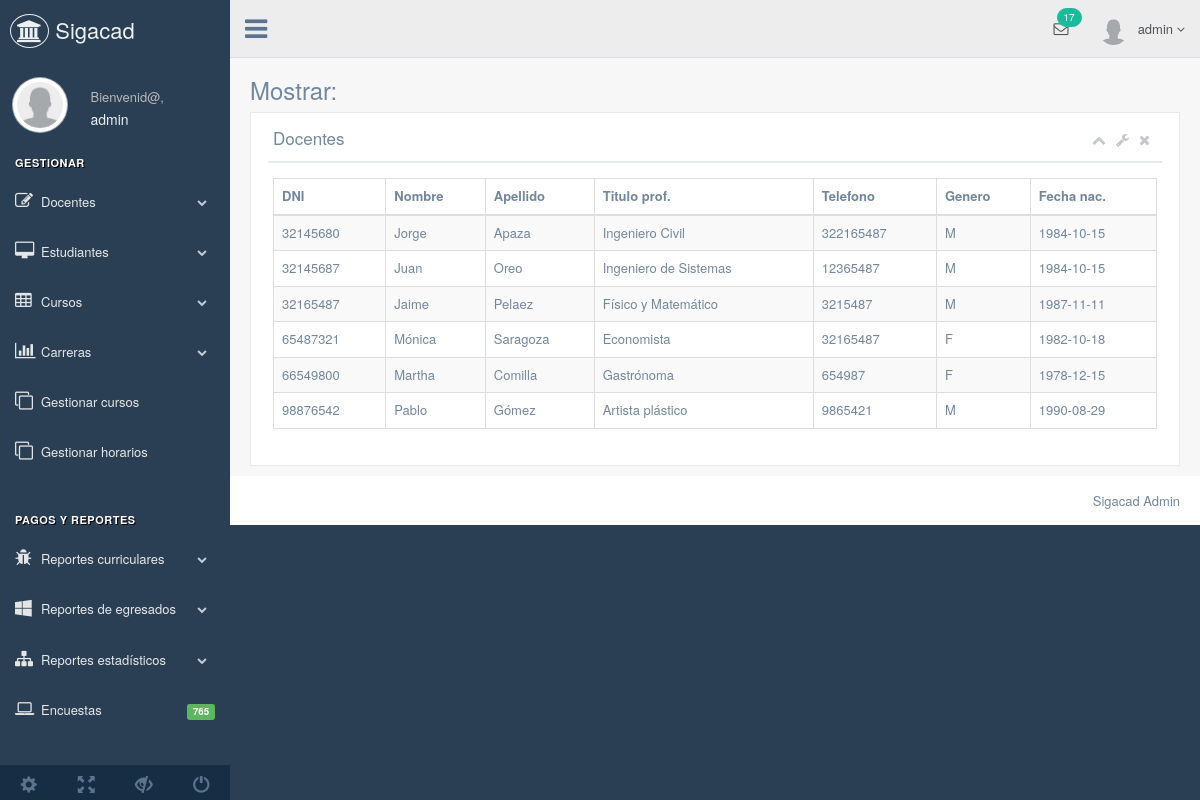
Page /views/docentes.view.php (signed in) on the committed database.
### tables this page shows
create table administradores (

  dni char(8) not null,
  username varchar(45) not null,
  password varchar(45) not null,

  primary key (dni)

);

create table docentes (

  dni          char(8)     not null,
  p_nombre     varchar(45) not null,
  s_nombre     varchar(45) not null,
  apellido_p   varchar(45) not null,
  apellido_m   varchar(45) not null,
  titulo_prof  varchar(45) not null,
  genero       char(1)     not null,
  fecha_nac    date        not null,
  telefono     varchar(9)  not null,
  correo       varchar(45),
  direccion    varchar(45),
  password     varchar(150),

  primary key (dni)

);

### models/Login.php (called while the page is built, shortened)
<?php
class Login extends Conectar
{
    public static function consulta ($consulta){
        $conexion_db = new mysqli(HOST,USER_NAME,PASS,DB_NAME);
        $resultado = $conexion_db->query($consulta);
        return $resultado;
    }
}

### models/Docente.php (called while the page is built, shortened)
<?php
class Docente extends Conectar
{
    public static function get_all (){
        $consulta = "select * from docentes";
        $conexion_db = new mysqli(HOST,USER_NAME,PASS,DB_NAME);
        $resultado = $conexion_db->query($consulta);
        return $resultado;
    }
}

### views/docentes.view.php (the view, shortened to what this page needs)
<?php
require "sidebar.view.php";
require "header.view.php";
require "../models/Docente.php";
?>
<div class="right_col" role="main">
    <div class="">
        <div class="page-title">
            <div class="title_left">
                <h3>Mostrar:</h3>
            </div>
        </div>
        <div class="clearfix"></div>
        <div class="row">
            <div class="col-md-12 col-sm-12 col-xs-12">
                <div class="x_panel">
                    <div class="x_title">
                        <h2>Docentes</h2>
                        <ul class="nav navbar-right panel_toolbox">
                            <li><a class="collapse-link"><i class="fa fa-chevron-up"></i></a>
                            </li>
                            <li class="dropdown">
                                <a href="#" class="dropdown-toggle" data-toggle="dropdown" role="button" aria-expanded="false"><i class="fa fa-wrench"></i></a>
                            </li>
                            <li><a class="close-link"><i class="fa fa-close"></i></a>
                            </li>
                        </ul>
                        <div class="clearfix"></div>
                    </div>
                    <div class="x_content">
                        <table id="datatable-buttons" class="table table-striped table-bordered">
                            <thead>
                            <tr>
                                <th>DNI</th>
                                <th>Nombre</th>
                                <th>Apellido</th>
                                <th>Titulo prof.</th>
                                <th>Telefono</th>
                                <th>Genero</th>
                                <th>Fecha nac.</th>
                            </tr>
                            </thead>
                            <tbody>
                            <?php
                            $datos_todos = Docente::get_all();
                            foreach ($datos_todos as $columna) {
                                echo "<tr>";
                                echo "<td>". $columna["dni"] . "</td>";
                                echo "<td>". utf8_encode($columna["p_nombre"]) . "</td>";
                                echo "<td>". utf8_encode($columna["apellido_p"]) . "</td>";
                                echo "<td>". utf8_encode($columna["titulo_prof"]) . "</td>";
                                echo "<td>". $columna["telefono"] . "</td>";
                                echo "<td>". $columna["genero"] . "</td>";
                                echo "<td>". $columna["fecha_nac"] . "</td>";
                                echo "</tr>";
                            }
                            ?>
                            </tbody>
                        </table>
                    </div>
                </div>
            </div>
        </div>
    </div>
</div>
<?php
require "footer.view.php";
?>

### views/sidebar.view.php (shortened to what this page needs)
<?php
require "../models/Login.php";
?>
<!DOCTYPE html>
<html lang="es">
<head>
    <link href="vendors/bootstrap/dist/css/bootstrap.min.css" rel="stylesheet">
    <link href="vendors/font-awesome/css/font-awesome.min.css" rel="stylesheet">
    <link href="vendors/nprogress/nprogress.css" rel="stylesheet">
    <link href="vendors/malihu-custom-scrollbar-plugin/jquery.mCustomScrollbar.min.css" rel="stylesheet">
    <link href="build/css/custom.min.css" rel="stylesheet">
    <link href="vendors/bootstrap-datetimepicker/build/css/bootstrap-datetimepicker.css" rel="stylesheet">
    <link href="vendors/datatables.net-bs/css/dataTables.bootstrap.min.css" rel="stylesheet">
    <link href="vendors/datatables.net-buttons-bs/css/buttons.bootstrap.min.css" rel="stylesheet">
    <link href="vendors/datatables.net-fixedheader-bs/css/fixedHeader.bootstrap.min.css" rel="stylesheet">
    <link href="vendors/datatables.net-responsive-bs/css/responsive.bootstrap.min.css" rel="stylesheet">
    <link href="vendors/datatables.net-scroller-bs/css/scroller.bootstrap.min.css" rel="stylesheet">
</head>
<?php
$usuario = $_SESSION["usuario"];
$administradores = Login::consulta("select * from administradores where username='$usuario'");
$docentes = Login::consulta("select * from docentes where dni='$usuario'");
?>
<body class="nav-md">
<div class="container body">
    <div class="main_container">
        <div class="col-md-3 left_col menu_fixed">
            <div class="left_col scroll-view">
                <div class="navbar nav_title" style="border: 0;">
                    <a href="dashboard.view.php" class="site_title"><i class="fa fa-university"></i> <span>Sigacad</span></a>
                </div>
                <div class="profile clearfix">
                    <div class="profile_pic">
                        <img src="images/user.png" alt="..." class="img-circle profile_img">
                    </div>
                    <div class="profile_info">
                        <span>Bienvenid@,</span>
                        <h2>
                            <?php
                            if ($administradores->num_rows){
                                $saludo = Login::consulta("select username from administradores where username='$usuario'");
                                foreach ($saludo as $columna)
                                    echo utf8_encode($columna["username"]);
                            }
                            ?>
                        </h2>
                    </div>
                </div>
                <br />
                <div id="sidebar-menu" class="main_menu_side hidden-print main_menu">
                    <?php if ($administradores->num_rows): ?>
                        <div class="menu_section">
                            <h3>Gestionar</h3>
                            <ul class="nav side-menu">
                                <li><a><i class="fa fa-edit"></i>Docentes<span class="fa fa-chevron-down"></span></a>
                                </li>
                                <li><a><i class="fa fa-desktop"></i>Estudiantes<span class="fa fa-chevron-down"></span></a>
                                </li>
                                <li><a><i class="fa fa-table"></i>Cursos<span class="fa fa-chevron-down"></span></a>
                                </li>
                                <li><a><i class="fa fa-bar-chart-o"></i>Carreras<span class="fa fa-chevron-down"></span></a>
                                </li>
                                <li><a href="docentes_cursos.view.php"><i class="fa fa-clone"></i>Gestionar cursos<span class="label label-success pull-right"></span></a></li>
                                <li><a><i class="fa fa-clone"></i>Gestionar horarios<span class="label label-success pull-right"></span></a></li>
                            </ul>
                        </div>
                        <div class="menu_section">
                            <h3>Pagos y Reportes</h3>
                            <ul class="nav side-menu">
                                <li><a><i class="fa fa-bug"></i>Reportes curriculares<span class="fa fa-chevron-down"></span></a>
                                </li>
                                <li><a><i class="fa fa-windows"></i>Reportes de egresados<span class="fa fa-chevron-down"></span></a>
                                </li>
                                <li><a><i class="fa fa-sitemap"></i>Reportes estadísticos<span class="fa fa-chevron-down"></span></a>
                                </li>
                                <li><a href="javascript:void(0)"><i class="fa fa-laptop"></i>Encuestas<span class="label label-success pull-right">765</span></a></li>
                            </ul>
                        </div>
                    <?php elseif ($docentes->num_rows):?>
                        <h4>NADA POR AQUI, ESTE ES DOCENTE<BR></h4>
                    <?php endif;?>
                </div>
                <div class="sidebar-footer hidden-small">
                    <a data-toggle="tooltip" data-placement="top" title="Configuraciones">
                        <span class="glyphicon glyphicon-cog" aria-hidden="true"></span>
                    </a>
                    <a data-toggle="tooltip" data-placement="top" title="FullScreen">
                        <span class="glyphicon glyphicon-fullscreen" aria-hidden="true"></span>
                    </a>
                    <a data-toggle="tooltip" data-placement="top" title="Bloquear">
                        <span class="glyphicon glyphicon-eye-close" aria-hidden="true"></span>
                    </a>
                    <a data-toggle="tooltip" data-placement="top" title="Salir" href="../controllers/logout.php">
                        <span class="glyphicon glyphicon-off" aria-hidden="true"></span>
                    </a>
                </div>

### views/header.view.php (shortened to what this page needs)
</div>
</div>
<div class="top_nav">
    <div class="nav_menu">
        <nav>
            <div class="nav toggle">
                <a id="menu_toggle"><i class="fa fa-bars"></i></a>
            </div>
            <ul class="nav navbar-nav navbar-right">
                <li class="">
                    <a href="javascript:;" class="user-profile dropdown-toggle" data-toggle="dropdown"
                       aria-expanded="false">
                        <img src="images/user.png" alt=""><?php  echo $_SESSION["usuario"]; ?>
                        <span class=" fa fa-angle-down"></span>
                    </a>
                </li>
                <li role="presentation" class="dropdown">
                    <a href="javascript:;" class="dropdown-toggle info-number" data-toggle="dropdown"
                       aria-expanded="false">
                        <i class="fa fa-envelope-o"></i>
                        <span class="badge bg-green">17</span>
                    </a>
                </li>
            </ul>
        </nav>
    </div>
</div>

### views/footer.view.php (shortened to what this page needs)
<footer>
    <div class="pull-right">
        Sigacad Admin
    </div>
    <div class="clearfix"></div>
</footer>
</div>
</div>
</body>
</html>

### rows in the picture
administradores: username "admin"
docentes: dni "32145680", p_nombre "Jorge", apellido_p "Apaza", titulo_prof "Ingeniero Civil", telefono "322165487", genero "M", fecha_nac "1984-10-15"
docentes: dni "32145687", p_nombre "Juan", apellido_p "Oreo", titulo_prof "Ingeniero de Sistemas", telefono "12365487", genero "M", fecha_nac "1984-10-15"
docentes: dni "32165487", p_nombre "Jaime", apellido_p "Pelaez", titulo_prof "Físico y Matemático", telefono "3215487", genero "M", fecha_nac "1987-11-11"
docentes: dni "65487321", p_nombre "Mónica", apellido_p "Saragoza", titulo_prof "Economista", telefono "32165487", genero "F", fecha_nac "1982-10-18"
docentes: dni "66549800", p_nombre "Martha", apellido_p "Comilla", titulo_prof "Gastrónoma", telefono "654987", genero "F", fecha_nac "1978-12-15"
docentes: dni "98876542", p_nombre "Pablo", apellido_p "Gómez", titulo_prof "Artista plástico", telefono "9865421", genero "M", fecha_nac "1990-08-29"

### other values in the picture
$_SESSION["usuario"] "admin"
